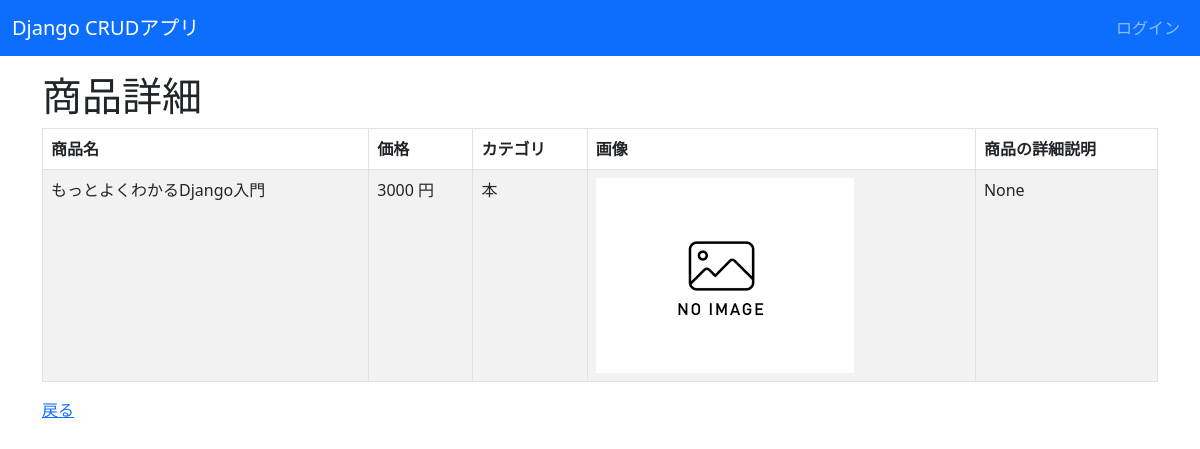
/crud/detail/3, run on the app's committed database.
### crud/models.py (models this page shows, shortened)
class Product(models.Model):
    name = models.CharField(max_length=200)
    price = models.PositiveIntegerField()
    category = models.ForeignKey(Category, on_delete=models.CASCADE)
    img = models.ImageField(blank=True, default='noImage.png')
    explain =models.TextField(blank=True,null=True)

class Category(models.Model):
    name =models.CharField(max_length=200)
    def __str__(self):
         return self.name

### crud/views.py (the view)
# urls.py: path('crud/detail/<int:pk>', views.ProductDetailView.as_view(), name="detail"),
class ProductDetailView(DetailView):
     model = Product
     context_object_name = 'product'

### crud/templates/crud/product_detail.html (shortened to what this page needs)
{% extends "base.html" %}
 {% block content %}
<h1>商品詳細</h1>
<table class="table table-striped table-hover table-bordered">
     <thead >
         <tr>
             <th>商品名</th>
             <th>価格</th>
             <th>カテゴリ</th>
             <th>画像</th>
             <th>商品の詳細説明</th>
         </tr>
     </thead>
     <tr>
         <td>{{ product.name }}</td>
         <td>{{ product.price }} 円</td>
         <td>{{ product.category }}</td>
         <td><img src="{{ product.img.url }}" style="width:100px height:auto;"></td>
         <td>{{ product.explain }}</td>
     </tr>
</table>
<a href="{% url 'list' %}">戻る</a>
 {% endblock %}

### data on the page
Product: name "もっとよくわかるDjango入門", price "3000", category "本", img (placeholder picture), explain "None"
